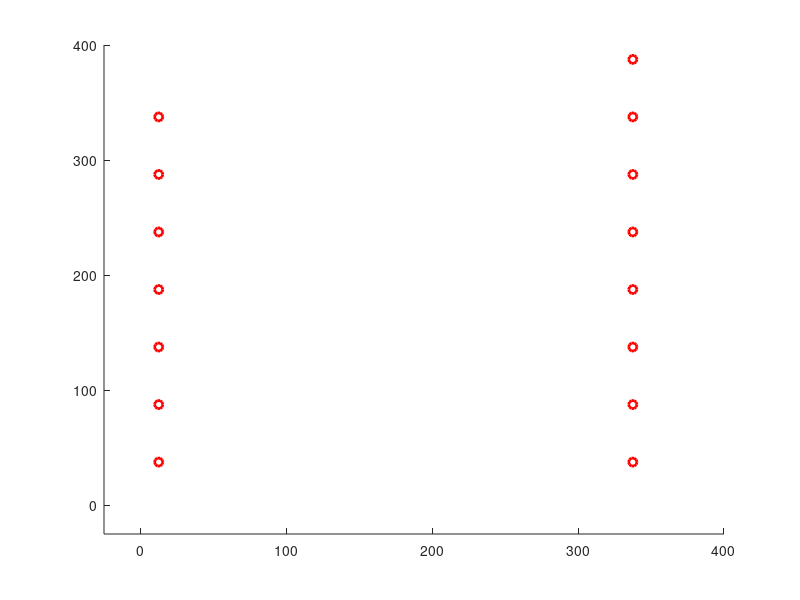

The MATLAB script that drew this image: (Note: this script raises an error after producing the figure.)
%% Variable Setup

addpath('C:\Users\IceFox\Desktop\ERMINE\MATLAB')

grid_size = [15 15];
grid_w = 25;
max_step = 20000;

tol_wp = 10;                    
tol_line_width = 6;

tol_transform = pi/50;
Dy_angv_transform = pi/8;
tol_heading = pi/7;

cvg_sample_side = [20 20];

Algorithm = 'square_waypoint';
Serial_port = 'COM12';
baudrate = 9600;

is_heading_correction = false;
is_calculate_coverage = false;
is_display_coverage_map = false;
is_display_wp = true;
is_display_wp_clearing = false;
is_display_route = true;
is_display_route_clearing = true;
is_display_grid_on = true;
is_print_coverage = false;
is_print_route_deviation = true;
is_xbee_on = false;
is_fixed_offset = true;
is_sim_noise_on= true;
is_sim_large_noise_y_on = true;
is_streaming_on = false;
is_streaming_collect_single_values = true;

navigation_mode = 'Line';

streaming_max_single_val = 1000;                % unit: cm
streaming_max_shift_dis = 25;                      % unit: cm 
streaming_max_shift_dis_single_value = 20;   % unit: cm


update_rate_streaming = 0.4;                      
update_rate_streaming_single_value = 0.4; 
update_rate_simulation = 0.2;

noise_simulation_linear = 20;                        %unit: cm

fixed_offset = [96.5 -54.5];
starting_grid = [1 2];
robot_weight = [1.5 1.5 1.5 1.5];
robot_Form = 1;

time_interval = 3;

max_pos_initialize = 5;

%% Variable initialization


heading = [0 0 pi pi];

time_pause = time_interval/100;

pos_uwb_offset = [0 -3];
pos_uwb_raw =  zeros(2, max_step);
pos_uwb = zeros(2, max_step);

pos_center = zeros(4, 2, max_step);

%heading = zeros(4, max_step);

Grid_setup = zeros(grid_size(1),  grid_size(2));
Grid_current =  zeros(grid_size(1),  grid_size(2), max_step);
Grid_visited =  zeros(grid_size(1),  grid_size(2), max_step);

Dy_force = zeros(4, 2, max_step);
Dy_a = zeros(4, 2, max_step);
Dy_v = zeros(4, 2, max_step);

is_rotating = false;

Wp = [];

Circle_Wp = [];

Line_Linear_Route = [];

Line_Robot = [];
Line_Robot_area = [];
Line_Border = [];
loc_center = [0 0];

RobotShapes = [0 0 0 0 ;              
                        0 0 pi pi;
                        0 0 0 -pi;
                        -pi 0 0 0;
                        -pi 0 0 -pi;
                        -pi/2 0 pi 0;
                        -pi/2 0 pi pi/2];
       
for idx = 1:3
    RobotShapes = [RobotShapes; RobotShapes + pi/2*idx];
end
                    
%                                    Robot Shapes
%   =====================================
%         s01     s02      s03     s04      s05        s06       s07
%   -----------------------------------------------------------------
%
%          4                  4 3       4
%          3       2 3       2         3       4 3        2 3 4     2 3
%          2       1 4       1       1 2         2 1        1           1 4
%          1                      
%
%         s08           s010         s11        s12       s13      s14
%   -----------------------------------------------------------------
%
%                        1 2 4        1              4         2            2
%       1 2 3 4            3         2 3 4      2 3      1 3         1 3
%                                                     1           4         4
%  

Char_command_array = ['R', 'F', 'L', 'B'];
heading_command_compensate = 0;

char_command = '';
Cvg = [];
count_cvg_point = 0;
cvg_sample_w = grid_w*[grid_size(1)/cvg_sample_side(1) grid_size(2)/cvg_sample_side(2)];
grid_dhw = sqrt(2) / 2 * grid_w;

count_pos_initialize = 0;
is_pos_initialized = false;
pos_initial = [];

if (is_xbee_on)
    delete(instrfindall);
    arduino = serial(Serial_port,'BaudRate',baudrate);
    fopen(arduino);
end

for idxx = 1:(cvg_sample_side(2)+1)
    for idxy = 1:(cvg_sample_side(1)+1)
        Cvg = [Cvg; cvg_sample_w(1)*(idxy-1) cvg_sample_w(2)*(idxx-1) 0];
    end
end

%% Waypoint Generation

if (strcmp(navigation_mode,'Line'))
    wp_current = 1;
    disp('Generating robot routes...')
    for idx = 1: grid_size(1)
        if (mod(idx, 4) == 1)
            if (idx == 1)
                Wp = [Wp; 0.5*grid_w  (idx+0.5)*grid_w 1 1];
            else
                Wp = [Wp; 0.5*grid_w  (idx+0.5)*grid_w 1 0];
            end
        end
        if (mod(idx, 4) == 2)
            Wp = [Wp; (grid_size(2) - 1.5)*grid_w  (idx-0.5)*grid_w 1 0];
        end
        if (mod(idx, 4) == 3)
            Wp = [Wp; (grid_size(2) - 1.5)*grid_w (idx+0.5)*grid_w 2 0];
        end
        if (mod(idx, 4) == 0)
            Wp = [Wp; 0.5*grid_w  (idx-0.5)*grid_w 2 0];
        end
    end
elseif (strcmp(navigation_mode,'Point'))
    disp('Generating waypoints...')
    wp_current = 1;
    for idx = 1: grid_size(1)
        if (mod(idx, 4) == 1)
            Wp = [Wp; 0.5*grid_w  (idx+0.5)*grid_w 1];
            Wp = [Wp; (0.5+(grid_size(2)-2)*1/4.0)*grid_w  (idx+0.5)*grid_w 25];
            Wp = [Wp; (0.5+(grid_size(2)-2)*2/4.0)*grid_w  (idx+0.5)*grid_w 8];
            Wp = [Wp; (0.5+(grid_size(2)-2)*3/4.0)*grid_w  (idx+0.5)*grid_w 9];
        end
        if (mod(idx, 4) == 2)
            Wp = [Wp; (grid_size(2) - 1.5)*grid_w  (idx-0.5)*grid_w 21];
        end
        if (mod(idx, 4) == 3)
            Wp = [Wp; (grid_size(2) - 1.5)*grid_w (idx+0.5)*grid_w 2];
            Wp = [Wp; (grid_size(2) - 1.5 - (grid_size(2)-2)*1/4.0)*grid_w  (idx+0.5)*grid_w 11];
            Wp = [Wp; (grid_size(2) - 1.5 - (grid_size(2)-2)*2/4.0)*grid_w  (idx+0.5)*grid_w 13];
            Wp = [Wp; (grid_size(2) - 1.5 - (grid_size(2)-2)*3/4.0)*grid_w  (idx+0.5)*grid_w 5];
        end
        if (mod(idx, 4) == 0)
            Wp = [Wp; 0.5*grid_w  (idx-0.5)*grid_w 2];
        end
    end
else
    disp('Navigation method is invalid.')
    disp('Terminating Matlab script...')
    return
end

%% DRAW MAP
figure(1)
axis([-grid_w grid_w*(grid_size(1)+1) -grid_w grid_w*(grid_size(2)+1)])
hold on

 % Draw Waypoints
if (is_display_wp)
    for idx = 1: size(Wp,1)
        Circle_Wp(idx) = plot(Wp(idx, 1), Wp(idx, 2),'Color', 'r', 'LineWidth', 2, 'Marker', 'o');
    end
end
txt_endLine = [0 0];
txt_endLine_last = [0 0];

%% Square Waypoint  (SW)
tic
if ( strcmp( Algorithm, 'square_waypoint'))
    
    % Algorithm Setup
    occup_start = [2 1; 1 1; 1 2; 2 2];
    
    for idx = 1: 4
        Grid_current( occup_start( idx, 1), occup_start( idx, 2), 1) = idx ;
        Grid_visited( occup_start( idx, 1), occup_start( idx, 2), 1) = 1;
    end 
    pos_uwb_raw(:, 1) = pos_uwb_offset;
    pos_uwb(:, 1) = pos_uwb_raw(:, 1);

    % Algorithm Main Loop
    for step = 1:max_step
        
        % Pause function
        pause(time_pause);
           
        % streaming input
        if (is_streaming_on)
           
            fid = fopen('C:\Marvelmind\dashboard\logs\TestLog.txt','rt');
            txt_Streaming = textscan(fid, '%f %f %f %f %f %f %f %f %f %f %f %f %f %f %f', 'delimiter', ',','collectoutput',true...
                  , 'HeaderLines', 3);
            txt_Streaming=txt_Streaming{1};
            fclose(fid);
            txt_rows=size(txt_Streaming,1);
            txt_endLine = txt_Streaming(end, 5:6);
            
            if (is_fixed_offset) 
                txt_endLine = txt_endLine*100 + fixed_offset;
            end
            
            % Initialize starting position
            if (~is_pos_initialized && (txt_endLine(1) ~= 0 &&  ~isnan(txt_endLine(1))  &&  txt_endLine(2) ~= 0 &&  ~isnan(txt_endLine(2))))
                if (txt_endLine(1) < streaming_max_single_val && txt_endLine(2) < streaming_max_single_val)
                    count_pos_initialize = count_pos_initialize + 1;
                    pos_initial = [pos_initial; txt_endLine];
                    if count_pos_initialize >= max_pos_initialize
                        txt_endLine_last = mean(pos_initial);
                        is_pos_initialized = true;
                        disp('Position initialized!');
                        pos_uwb_offset = txt_endLine_last - starting_grid * grid_w;
                        txt_endLine_last = starting_grid * grid_w;
                    end
                    pos_uwb(:, step+1) = pos_uwb(:, step);
                end
            elseif  (is_pos_initialized)
                % Streaming with Dashboard data
                if (~is_streaming_collect_single_values && txt_endLine(1) ~= 0 &&  ~isnan(txt_endLine(1))  &&  txt_endLine(2) ~= 0 &&  ~isnan(txt_endLine(2)) )
                    if (txt_endLine_last(1) ~= txt_endLine(1) || txt_endLine_last(2) ~= txt_endLine(2)) 
                        if norm(txt_endLine_last - txt_endLine) < streaming_max_shift_dis
                            line([txt_endLine_last(1) txt_endLine(1)], [txt_endLine_last(2) txt_endLine(2)]);
                            txt_endLine_last = txt_endLine;
                            pos_uwb(:, step+1) = (1 - update_rate_streaming_single_value) * pos_uwb(:, step) + update_rate_streaming_single_value * txt_endLine_last.' ;
                        else
                            pos_uwb(:, step+1) = pos_uwb(:, step);
                        end
                    else
                        pos_uwb(:, step+1) = pos_uwb(:, step);
                    end
                % Single value allowed for data streaming at higher frequency
                elseif (is_streaming_collect_single_values && txt_endLine(1) ~= 0  && txt_endLine(2) ~= 0 )
                    if(~isnan(txt_endLine(1)))
                        if (txt_endLine_last(1) ~= txt_endLine(1))
                            txt_endLine = [txt_endLine(1) txt_endLine_last(2)];
                            if norm(txt_endLine_last - txt_endLine) < streaming_max_shift_dis_single_value
                                line([txt_endLine_last(1) txt_endLine(1)], [txt_endLine_last(2) txt_endLine_last(2)]);
                                txt_endLine_last = txt_endLine;
                                pos_uwb(:, step+1) = (1 - update_rate_streaming_single_value) * pos_uwb(:, step) + update_rate_streaming_single_value * txt_endLine_last.' ;
                            else
                                pos_uwb(:, step+1) = pos_uwb(:, step);
                            end
                        end
                    elseif(~isnan(txt_endLine(2)))
                        if (txt_endLine_last(2) ~= txt_endLine(2))
                            txt_endLine = [txt_endLine_last(1) txt_endLine(2)];
                            if norm(txt_endLine_last - txt_endLine) < streaming_max_shift_dis_single_value
                                line([txt_endLine_last(1) txt_endLine_last(1)], [txt_endLine_last(2) txt_endLine(2)]);
                                txt_endLine_last = txt_endLine;
                                pos_uwb(:, step+1) = (1 - update_rate_streaming_single_value) * pos_uwb(:, step) + update_rate_streaming_single_value * txt_endLine_last.'  ;
                            else
                                pos_uwb(:, step+1) = pos_uwb(:, step);
                            end
                        end
                    else
                        pos_uwb(:, step+1) = pos_uwb(:, step);
                    end
                else
                    pos_uwb(:, step+1) = pos_uwb(:, step);
                end
            else
                pos_uwb(:, step+1) = pos_uwb(:, step);
            end
        end
        
        
        % Waypoint clearing
        if(norm(pos_uwb(:, step).' - Wp(wp_current, 1:2)) < tol_wp )
            if (is_display_wp && is_display_wp_clearing)
                delete(Circle_Wp(wp_current));
            end
            wp_current = wp_current + 1;
            % Break condition
            if wp_current > size(Wp,1)
                break;
            end
            heading_command_compensate = floor((Wp(wp_current, 3)-1)/7);
        end
        
        % Transformation
        is_require_transform = false;
        for rbtidx = 1:4
            if abs(heading(rbtidx) - RobotShapes(Wp(wp_current, 3),rbtidx)) > tol_transform
                is_require_transform = true;
            end
        end
        
        if (robot_Form ~= Wp(wp_current, 3) && is_require_transform)
            is_transforming = true;
        else 
            robot_Form = Wp(wp_current, 3);
            is_transforming = false;
        end
        
        % Robot Motion
        if (~is_pos_initialized && is_streaming_on)
            pos_uwb(:, step+1) = pos_uwb(:, step);
        elseif (is_transforming)
            heading = robotTransformation(Wp(wp_current, 3), heading, RobotShapes, tol_transform, Dy_angv_transform);
            pos_uwb(:, step+1) = pos_uwb(:, step);
        elseif (heading(2) > tol_heading && is_heading_correction ) 
            [Dy_v(:, :, step), heading] = robotMovement('l', heading, 0);
            pos_uwb(:, step+1) = pos_uwb(:, step);
        elseif (heading(2) < - tol_heading && is_heading_correction) 
            [Dy_v(:, :, step), heading]  = robotMovement('r', heading, 0);
            pos_uwb(:, step+1) = pos_uwb(:, step);
        else
            % Waypoint navigation
            if (strcmp(navigation_mode,'Point'))
                if abs(Wp(wp_current, 1) - pos_uwb(1,step)) > abs(Wp(wp_current, 2) - pos_uwb(2,step)) 
                    if Wp(wp_current, 1) - pos_uwb(1,step) > 0
                        char_command = Char_command_array(1+mod(heading_command_compensate,4));  
                    else
                        char_command = Char_command_array(1+mod(heading_command_compensate+2,4));
                    end
                else
                    if Wp(wp_current, 2) - pos_uwb(2,step) > 0
                        char_command = Char_command_array(1+mod(heading_command_compensate+1,4));
                    else
                        char_command = Char_command_array(1+mod(heading_command_compensate+3,4));
                    end
                end
            % Line navigation
            elseif (strcmp(navigation_mode,'Line'))
                if (Wp(wp_current, 4) == 1)
                    if abs(Wp(wp_current, 1) - pos_uwb(1,step)) > abs(Wp(wp_current, 2) - pos_uwb(2,step)) 
                        if Wp(wp_current, 1) - pos_uwb(1,step) > 0
                            char_command = Char_command_array(1+mod(heading_command_compensate,4));  
                        else
                            char_command = Char_command_array(1+mod(heading_command_compensate+2,4));
                        end
                    else
                        if Wp(wp_current, 2) - pos_uwb(2,step) > 0
                            char_command = Char_command_array(1+mod(heading_command_compensate+1,4));
                        else
                            char_command = Char_command_array(1+mod(heading_command_compensate+3,4));
                        end
                    end
                else
                    route_deviation = Dis_point_line([pos_uwb(: , step).' 0], [Wp(wp_current, 1:2) 0], [Wp(wp_current-1, 1:2) 0]) - tol_line_width;
                    if  (route_deviation < 0)
                        if abs(Wp(wp_current, 1) - pos_uwb(1,step)) > abs(Wp(wp_current, 2) - pos_uwb(2,step)) 
                            if Wp(wp_current, 1) - pos_uwb(1,step) > 0
                                char_command = Char_command_array(1+mod(heading_command_compensate,4));  
                            else
                                char_command = Char_command_array(1+mod(heading_command_compensate+2,4));
                            end
                        else
                            if Wp(wp_current, 2) - pos_uwb(2,step) > 0
                                char_command = Char_command_array(1+mod(heading_command_compensate+1,4));
                            else
                                char_command = Char_command_array(1+mod(heading_command_compensate+3,4));
                            end
                        end
                    else
                        if (is_print_route_deviation)
                            disp(['Time:', num2str(toc), 's;  Track deviation: ', num2str(route_deviation), 'cm.' ]);
                        end

                        wp_route_added = closestPoint(pos_uwb(:,step).', Wp(wp_current-1, 1:2), Wp(wp_current, 1:2));
                        %wp_route_added = Wp(wp_current, 1:2) + route_projection;
                        Wp = [Wp(1:wp_current-1, :); 
                                  wp_route_added Wp(wp_current, 3) 1; 
                                  Wp(wp_current:end, :)];
                        if abs(Wp(wp_current, 1) - pos_uwb(1,step)) > abs(Wp(wp_current, 2) - pos_uwb(2,step)) 
                            if Wp(wp_current, 1) - pos_uwb(1,step) > 0
                                char_command = Char_command_array(1+mod(heading_command_compensate,4));  
                            else
                                char_command = Char_command_array(1+mod(heading_command_compensate+2,4));
                            end
                        else
                            if Wp(wp_current, 2) - pos_uwb(2,step) > 0
                                char_command = Char_command_array(1+mod(heading_command_compensate+1,4));
                            else
                                char_command = Char_command_array(1+mod(heading_command_compensate+3,4));
                            end
                        end
                    end
                end
            end
            
            % Movement for simulations
            if (~is_streaming_on)
                [Dy_v(:, :, step), heading]  = robotMovement(char_command, heading, 2);
                if (is_sim_noise_on)
                    pos_uwb(:, step+1) = Dy_v(2, :, step).' * time_interval+ ...
                                                    update_rate_simulation* (pos_uwb(:, step) + rand(2,1) * noise_simulation_linear - noise_simulation_linear/2.0)...
                                                   + (1 - update_rate_simulation)* pos_uwb(:, step);
                else
                    pos_uwb(:, step+1) = Dy_v(2, :, step).' * time_interval+ ...
                                                    update_rate_simulation* (pos_uwb(:, step) + rand(2,1) * noise_simulation_linear - noise_simulation_linear/2.0)...
                                                   + (1 - update_rate_simulation)* pos_uwb(:, step);
                end
            end
        end
        
        
        % Xbee Communication
        
        if (is_xbee_on)
            writedata = char(char_command);
            fwrite(arduino,writedata,'char');
        end
        %readData = fscanf(arduino, '%c', 1)
        
        
        % calibrate pos here
        pos_x = pos_uwb(1,step);
        pos_nx = pos_uwb(1, step+1);
        pos_y = pos_uwb(2,step);
        pos_ny = pos_uwb(2, step+1);
        
        
        % remove previous robot line plot
        if (~isempty(Line_Robot))
            delete(Line_Robot)
            delete(Line_Linear_Route)
        end
        Line_Robot = [];
        Line_Border = [];
        Line_Linear_Route = [];
        
        % Draw Robot
        pos_center(2,:, step) = [pos_x pos_y];
        pos_center(1,:, step) =  pos_center(2,:,step) + grid_dhw* ...
                                   [sin(pi/4 - heading(2))-cos(pi/4 - heading(1)) ...
                                    -cos(pi/4 - heading(2))-sin(pi/4 - heading(1))];
        pos_center(3,:, step) =  pos_center(2,:,step) + grid_dhw* ...
                                   [cos(pi/4 - heading(2))+sin(heading(3) - pi/4) ...
                                    sin(pi/4 - heading(2))+cos(heading(3) - pi/4)];
        pos_center(4,:, step) =  pos_center(3,:,step) + grid_dhw* ...
                                   [sin(-pi/4 + heading(3))+sin(pi/4 + heading(4)) ...
                                    cos(-pi/4 + heading(3))+cos(pi/4 + heading(4))]; 
        
        pos_center(2,:, step+1) = [pos_nx pos_ny];
        pos_center(1,:, step+1) =  pos_center(2,:, step+1) + grid_dhw* ...
                                   [sin(pi/4 - heading(2))-cos(pi/4 - heading(1)) ...
                                    -cos(pi/4 - heading(2))-sin(pi/4 - heading(1))];
        pos_center(3,:, step+1) =  pos_center(2,:, step+1) + grid_dhw* ...
                                   [cos(pi/4 - heading(2))+sin(heading(3) - pi/4) ...
                                    sin(pi/4 - heading(2))+cos(heading(3) - pi/4)];
        pos_center(4,:, step+1) =  pos_center(3,:,step+1)  + grid_dhw* ...
                                   [sin(-pi/4 + heading(3))+sin(pi/4 + heading(4)) ...
                                    cos(-pi/4 + heading(3))+cos(pi/4 + heading(4))]; 
        

        % plot robot BG
        if (is_display_coverage_map == true)
            for robidx = 1:4
            Line_Robot(robidx,1) = line([pos_center(robidx, 1, step)+grid_dhw*cos(pi/4 - heading(robidx)) ...
                                                     pos_center(robidx, 1, step)+grid_dhw*sin(pi/4 - heading(robidx))], ...
                                                    [pos_center(robidx, 2, step)+grid_dhw*sin(pi/4 -  heading(robidx)) ...
                                                     pos_center(robidx, 2, step)+grid_dhw*-cos(pi/4 -  heading(robidx))], 'Color', 'yellow', 'LineWidth', 2);
            Line_Robot(robidx,2) = line([pos_center(robidx, 1, step)+grid_dhw*cos(pi/4 -  heading(robidx))... 
                                                     pos_center(robidx, 1, step)+grid_dhw*-sin(pi/4 -  heading(robidx))], ...
                                                    [ pos_center(robidx, 2, step)+grid_dhw*sin(pi/4 -  heading(robidx))...
                                                      pos_center(robidx, 2, step)+grid_dhw*cos(pi/4 -  heading(robidx))], 'Color', 'yellow', 'LineWidth', 2);
            Line_Robot(robidx,3) = line([pos_center(robidx, 1, step)+grid_dhw*-cos(pi/4 -  heading(robidx)) ...
                                                     pos_center(robidx, 1, step)+grid_dhw*-sin(pi/4 -  heading(robidx))], ...
                                                    [ pos_center(robidx, 2, step)+grid_dhw*-sin(pi/4 -  heading(robidx)) ...
                                                      pos_center(robidx, 2, step)+grid_dhw*cos(pi/4 -  heading(robidx))], 'Color', 'yellow', 'LineWidth', 2);
            Line_Robot(robidx,4) = line([pos_center(robidx, 1, step)+grid_dhw*-cos(pi/4 -  heading(robidx)) ...
                                                     pos_center(robidx, 1, step)+grid_dhw*sin(pi/4 -  heading(robidx))], ...
                                                    [ pos_center(robidx, 2, step)+grid_dhw*-sin(pi/4 -  heading(robidx))...
                                                      pos_center(robidx, 2, step)+grid_dhw*-cos(pi/4 -  heading(robidx))], 'Color', 'yellow', 'LineWidth', 2);
             end
        end
        
        
        % Draw Outer Border
        Line_Border(1) = line([0 0], [0 grid_w*grid_size(1)], 'Color', 'black', 'LineWidth', 2);
        Line_Border(2) =line([0 grid_w*grid_size(2)], [0 0], 'Color', 'black', 'LineWidth', 2);
        Line_Border(3) =line([grid_w*grid_size(2) grid_w*grid_size(1)], [0 grid_w*grid_size(1)], 'Color', 'black', 'LineWidth', 2);
        Line_Border(4) =line([grid_w*grid_size(2) 0], [grid_w*grid_size(2) grid_w*grid_size(1)], 'Color', 'black', 'LineWidth', 2);
        if (is_display_grid_on)
            for idxx = 1:(grid_size(1) + 1)
                line(grid_w*[(idxx-1) (idxx-1)], grid_w*[0 grid_size(2)], 'Color', 'black', 'LineWidth', 0.5);
            end
            for idxy = 1:(grid_size(2) + 1)
                line(grid_w*[0 grid_size(1)], grid_w*[(idxy-1) (idxy-1)], 'Color', 'black', 'LineWidth', 0.5);
            end
        end
        
        
        % Draw Robot Tracks
        % TODO: track rotation!
        if (strcmp(navigation_mode,'Line') && is_display_route)
            wpidx_begin = 2;
            if (is_display_route_clearing)
                for wpidx = wpidx_begin : size(Wp,1)
                    route_norm_vector = null(Wp(wpidx, 1:2) - Wp(wpidx-1, 1:2)).';
                    line_linear_route_v1 = Wp(wpidx-1, 1:2) - route_norm_vector()*tol_line_width;
                    line_linear_route_v2 = Wp(wpidx, 1:2) + route_norm_vector()*tol_line_width;
                    line_linear_route_x = [line_linear_route_v1(1) line_linear_route_v2(1) line_linear_route_v2(1) line_linear_route_v1(1) line_linear_route_v1(1)];
                    line_linear_route_y = [line_linear_route_v1(2) line_linear_route_v1(2) line_linear_route_v2(2) line_linear_route_v2(2) line_linear_route_v1(2)];
                    %{route_norm_vector = null(Wp(Wpidx, 1:2) - Wp(Wpidx, 1:2)).';
                    Line_Linear_Route = [ Line_Linear_Route, plot(line_linear_route_x, line_linear_route_y, 'b-')];
                 end
            end
        end
        
        % Draw Robot Outline
        for robidx = 1:4
            %line([pos_center(robidx,1,step) pos_center(robidx,1,step+1)], [pos_center(robidx,2,step) pos_center(robidx,2,step+1)])  
            Line_Robot(robidx,1) = line([pos_center(robidx, 1, step)+grid_dhw*cos(pi/4 - heading(robidx)) ...
                                                     pos_center(robidx, 1, step)+grid_dhw*sin(pi/4 - heading(robidx))], ...
                                                    [pos_center(robidx, 2, step)+grid_dhw*sin(pi/4 -  heading(robidx)) ...
                                                     pos_center(robidx, 2, step)+grid_dhw*-cos(pi/4 -  heading(robidx))], 'Color', 'green', 'LineWidth', 1);
            Line_Robot(robidx,2) = line([pos_center(robidx, 1, step)+grid_dhw*cos(pi/4 -  heading(robidx))... 
                                                     pos_center(robidx, 1, step)+grid_dhw*-sin(pi/4 -  heading(robidx))], ...
                                                    [ pos_center(robidx, 2, step)+grid_dhw*sin(pi/4 -  heading(robidx))...
                                                      pos_center(robidx, 2, step)+grid_dhw*cos(pi/4 -  heading(robidx))], 'Color', 'green', 'LineWidth', 1);
            Line_Robot(robidx,3) = line([pos_center(robidx, 1, step)+grid_dhw*-cos(pi/4 -  heading(robidx)) ...
                                                     pos_center(robidx, 1, step)+grid_dhw*-sin(pi/4 -  heading(robidx))], ...
                                                    [ pos_center(robidx, 2, step)+grid_dhw*-sin(pi/4 -  heading(robidx)) ...
                                                      pos_center(robidx, 2, step)+grid_dhw*cos(pi/4 -  heading(robidx))], 'Color', 'green', 'LineWidth', 1);
            Line_Robot(robidx,4) = line([pos_center(robidx, 1, step)+grid_dhw*-cos(pi/4 -  heading(robidx)) ...
                                                     pos_center(robidx, 1, step)+grid_dhw*sin(pi/4 -  heading(robidx))], ...
                                                    [ pos_center(robidx, 2, step)+grid_dhw*-sin(pi/4 -  heading(robidx))...
                                                      pos_center(robidx, 2, step)+grid_dhw*-cos(pi/4 -  heading(robidx))], 'Color', 'green', 'LineWidth', 1);   
        end
        
        if(is_calculate_coverage)
            for cvg_idx = 1: numel(Cvg(:, 1))
                if (abs(pos_center(2, :, step)-Cvg(cvg_idx, 1:2)) < 2.5*sqrt(2)*grid_w)
                    for robidx = 1:4
                        if (Cvg(cvg_idx, 3) == 0)
                            tri1_x = [pos_center(robidx, 1, step)+grid_dhw*cos(pi/4 - heading(robidx)) ...
                                          pos_center(robidx, 1, step)+grid_dhw*sin(pi/4 - heading(robidx)) ...
                                          Cvg(cvg_idx, 1)];
                            tri1_y = [pos_center(robidx, 2, step)+grid_dhw*sin(pi/4 -  heading(robidx))  ...
                                          pos_center(robidx, 2, step)+grid_dhw*-cos(pi/4 -  heading(robidx)) ...
                                          Cvg(cvg_idx, 2)];
                            area1 = polyarea(tri1_x,tri1_y);
                            tri2_x = [pos_center(robidx, 1, step)+grid_dhw*cos(pi/4 -  heading(robidx)) ...
                                          pos_center(robidx, 1, step)+grid_dhw*-sin(pi/4 -  heading(robidx)) ...
                                          Cvg(cvg_idx, 1)];
                            tri2_y = [pos_center(robidx, 2, step)+grid_dhw*sin(pi/4 -  heading(robidx))  ...
                                          pos_center(robidx, 2, step)+grid_dhw*cos(pi/4 -  heading(robidx)) ...
                                          Cvg(cvg_idx, 2)];
                            area2 = polyarea(tri1_x,tri1_y);
                            tri3_x = [pos_center(robidx, 1, step)+grid_dhw*-cos(pi/4 -  heading(robidx)) ...
                                          pos_center(robidx, 1, step)+grid_dhw*-sin(pi/4 - heading(robidx)) ...
                                          Cvg(cvg_idx, 1)];
                            tri3_y = [pos_center(robidx, 2, step)+grid_dhw*-sin(pi/4 -  heading(robidx))  ...
                                          pos_center(robidx, 2, step)+grid_dhw*cos(pi/4 -  heading(robidx)) ...
                                          Cvg(cvg_idx, 2)];
                            area3 = polyarea(tri3_x,tri3_y);
                            tri4_x = [pos_center(robidx, 1, step)+grid_dhw*-cos(pi/4 -  heading(robidx)) ...
                                          pos_center(robidx, 1, step)+grid_dhw*sin(pi/4 -  heading(robidx)) ...
                                          Cvg(cvg_idx, 1)];
                            tri4_y = [pos_center(robidx, 2, step)+grid_dhw*-sin(pi/4 -  heading(robidx)) ...
                                          pos_center(robidx, 2, step)+grid_dhw*-cos(pi/4 -  heading(robidx)) ...
                                          Cvg(cvg_idx, 2)];
                            area4 =  polyarea(tri4_x,tri4_y);
                            if area1 + area2 + area3 + area4 <= grid_w* grid_w + 0.1
                                Cvg(cvg_idx,3) = 1;
                                count_cvg_point = count_cvg_point+1;
                            end
                        end
                    end
                end
            end
            if (is_print_coverage)
                disp(['Coverage: ',  num2str(count_cvg_point*100 / numel(Cvg(:, 1))), ' %']);
            end
        end
        % Draw Robot Center
        line([pos_x pos_nx], [pos_y pos_ny])
    end
end


if (is_xbee_on)
     writedata = char('S');
     fwrite(arduino,writedata,'char');
end

disp('===================');
disp('Robot Navigation Completed!');
toc
if (is_calculate_coverage)
    disp(['Final Map Coverage: ',  num2str(count_cvg_point*100 / numel(Cvg(:, 1))), ' %']);
end